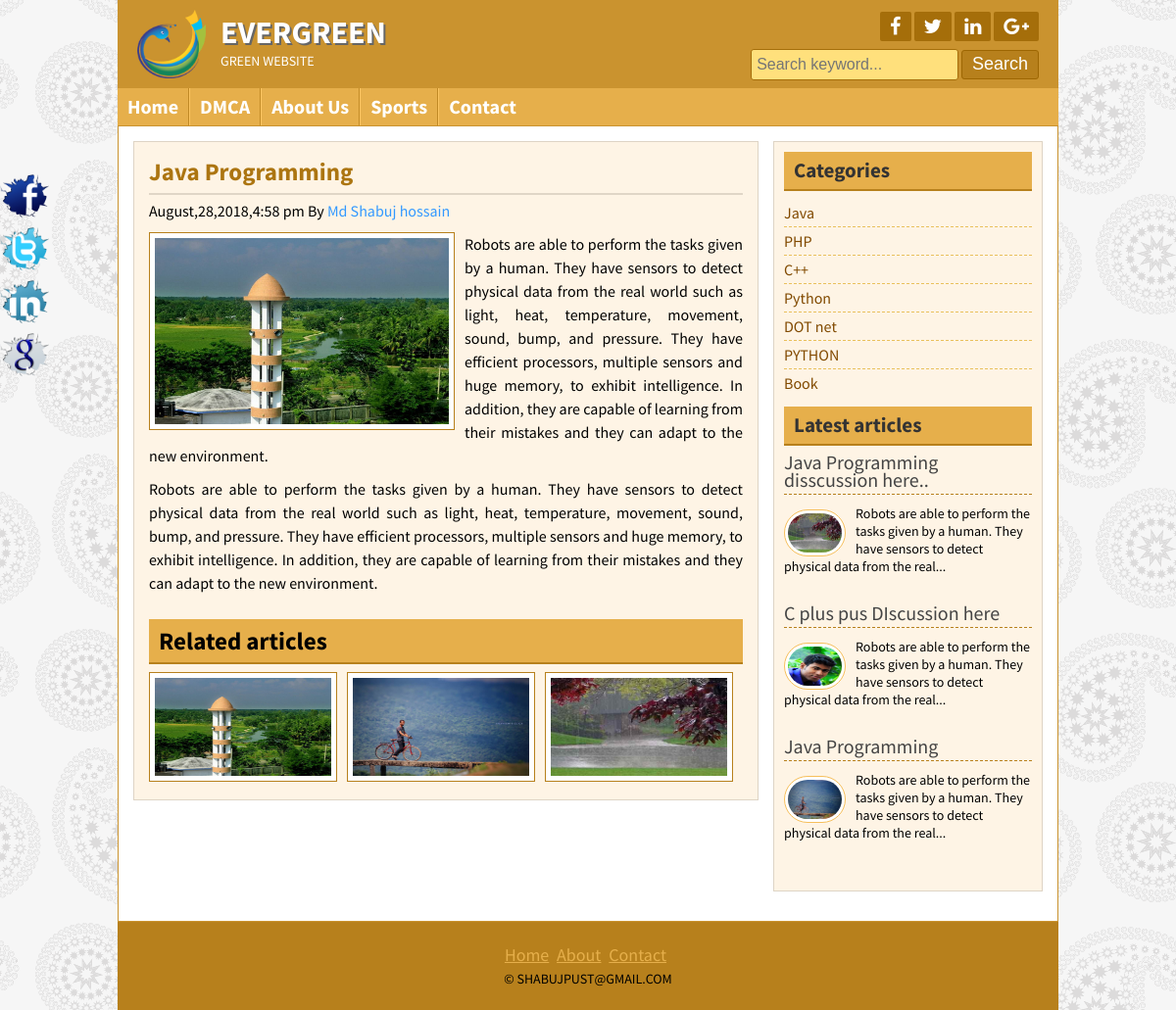
The page /post.php?id=1 on the database its author committed.
### tables this page shows
CREATE TABLE `tbl_title` (
  `id` int(11) NOT NULL,
  `title` varchar(55) NOT NULL,
  `slogan` varchar(55) NOT NULL
);

CREATE TABLE `tbl_pages` (
  `id` int(11) NOT NULL,
  `name` varchar(88) NOT NULL,
  `body` text NOT NULL
);

CREATE TABLE `tbl_post` (
  `id` int(11) NOT NULL,
  `cat` int(11) NOT NULL,
  `title` varchar(255) NOT NULL,
  `body` text NOT NULL,
  `image` varchar(255) NOT NULL,
  `author` varchar(55) NOT NULL,
  `tags` varchar(255) NOT NULL,
  `date` timestamp NOT NULL DEFAULT CURRENT_TIMESTAMP
);

CREATE TABLE `tbl_catagory` (
  `id` int(11) NOT NULL,
  `name` varchar(55) NOT NULL
);

CREATE TABLE `tbl_copyright` (
  `id` int(11) NOT NULL,
  `copyright` varchar(55) NOT NULL
);

### lib/Database.php (called while the page is built, shortened)
<?php
Class Database{
	public $host   = DB_HOST;
	public $user   = DB_USER;
	public $pass   = DB_PASS;
	public $dbname = DB_NAME;
	public $link;
	private function connectDB(){
	$this->link = new mysqli($this->host, $this->user, $this->pass, $this->dbname);
 }
	public function select($query){
		$result = $this->link->query($query) or die($this->link->error.__LINE__);
		if($result->num_rows > 0){
			return $result;
		} else {
			return false;
		}
	}
}

### helpers/Format.php (called while the page is built, shortened)
<?php
class Format
{
	public function formatDate($date)
	{
		 return date('F,j,Y,g:i a',strtotime($date) );
	}
	public function textShorten($text,$limit=400)
	{
		$text=$text." ";
		$text =substr($text,0,$limit);
		$text =substr($text,0,strrpos($text,' '));
		$text = $text."...";
		return $text;
	}
}
?>

### post.php (the view)
<?php include 'inc/header.php';?>
<?php
if(!isset($_GET['id']) || isset($_GET['id'])==NULL)
{
	header("Location: 404.php");
}
else
{
	$id=$_GET['id'];
}
?>
	<div class="contentsection contemplete clear">
		<div class="maincontent clear">
			<div class="about">
            <?php
             $query="SELECT * FROM tbl_post where id='$id'";
             $post=$db->select($query);
             if ($post) {
             	while($result=$post->fetch_assoc())
             	{
            ?>
				<h2><?php echo $result['title'] ?></h2>
				<h4> <?php echo $fm->formatDate($result['date']); ?> By <a href="#"><?php echo $result['author']; ?></a></h4>
				 <img src="admin/<?php echo $result['image'];?>" alt="post image"/>
                 <?php echo $result['body']; ?>
				<div class="relatedpost clear">
					<h2>Related articles</h2>
					<?php
	                $catid=$result['cat'];
                    $requery="SELECT * from tbl_post where cat='$catid' limit 6";
					$relatedpost=$db->select($requery);
					if($relatedpost)
					{
						while($rpost=$relatedpost->fetch_assoc())
						{
			        ?>
					<a href="post.php?id=<?php echo $rpost['id'];?>">
					<img  src="admin/<?php echo $rpost['image'];?>" alt="post image"/>
				    </a>
                   <?php } }
					else
					{
						echo "No releted post";
					}
					?>
				</div>
				<?php
				  } } else
				{
                   header("Location: 404.php");
				}
				?>
	</div>
</div>
    <?php  include "inc/sidebar.php"; ?>
    <?php  include "inc/footer.php"; ?>

### inc/header.php (shortened to what this page needs)
<?php include 'lib/Database.php';?>
<?php include 'helpers/Format.php';?>
<?php
$db = new Database();
$fm = new Format();
?>
<!DOCTYPE html>
<html>
<head>
	<link rel="stylesheet" href="font-awesome-4.5.0/css/font-awesome.css">
	<link rel="stylesheet" href="css/nivo-slider.css" type="text/css" media="screen" />
	<link rel="stylesheet" href="style.css">
</head>
<body>
	<div class="headersection templete clear">
		<a href="index.php">
			<div class="logo">
				<img src="images/logo.png" alt="Logo"/>
				<?php
				$query = "SELECT * FROM tbl_title where id=1";
				$title=$db->select($query);
				$result=$title->fetch_assoc();
				if($result){
				?>
				<h2><?php echo $result['title']; ?></h2>
				<p><?php echo $result['slogan']; ?></p>
				<?php } ?>
			</div>
		</a>
		<div class="social clear">
			<?php
				$query = "SELECT * FROM tbl_social where id=1";
				$title=$db->select($query);
				$result=$title->fetch_assoc();
				if($result){
					?>
			<div class="icon clear">
				<a href="http//:<?php echo $result['fb'];?> " target="_blank"><i class="fa fa-facebook"></i></a>
				<a href="http//:<?php echo $result['tw'];?> " target="_blank"><i class="fa fa-twitter"></i></a>
				<a href="http//:<?php echo $result['ld'];?> " target="_blank"><i class="fa fa-linkedin"></i></a>
				<a href="http//:<?php echo $result['gp'];?> " target="_blank"><i class="fa fa-google-plus"></i></a>
			</div>
          <?php } ?>
			<div class="searchbtn clear">
			<form action="search.php" method="get">
				<input type="text" name="search" placeholder="Search keyword..."/>
				<input type="submit" name="submit" value="Search"/>
			</form>
			</div>
		</div>
	</div>
<div class="navsection templete">
    <?php
      $path=$_SERVER['SCRIPT_FILENAME'];
	  $currentpage=basename($path , '.php');
    ?>
	<ul>
		<li><a
         <?php
        if($currentpage == 'index') {
           echo 'id="active"'; } ?>
		   href="index.php">Home</a></li>
		<?php
		$query ="SELECT * FROM tbl_pages";
		$sql=$db->select($query);
		while($result = $sql->fetch_assoc()){
		?>
		<li><a
            <?php
               if(isset($_GET['pageid']) && $_GET['pageid'] == $result['id']){
               	echo 'id="active"'; }
            ?>
			href="about.php?pageid=<?php echo $result['id']; ?>"><?php echo $result['name']?></a></li>
		<?php  } ?>
		<li><a  <?php
        if($currentpage == 'contact') {
           echo 'id="active"'; } ?>  href="contact.php">Contact</a></li>
	</ul>
</div>

### inc/sidebar.php
<div class="sidebar clear">
		<div class="samesidebar clear">
			<h2>Categories</h2>
				<ul>
					<?php
					$query="SELECT * FROM  tbl_catagory ";
					$Category=$db->select($query);
					if($Category){
					while($result=$Category->fetch_assoc()){
					 ?>
					<li><a href="posts.php?Category=<?php echo $result['id']?>"><?php echo $result['name']?></a></li>
						<?php } } else{?>
						<li>No Catagory available..!! </li>
						<?php } ?>
				</ul>
		</div>
		<div class="samesidebar clear">
            	<h2>Latest articles</h2>
			<?php
              $query="SELECT * FROM tbl_post ORDER BY id DESC limit 3 ";
              $post=$db->SELECT($query);
              if($post)
              {
              	while ($result=$post->fetch_assoc()) {
			?>
				<div class="popular clear">
					<h3><a href="post.php?id=<?php echo $result['id']?>"><?php echo $result['title'] ;?></a></h3>
					<a href="post.php?id=<?php echo $result['id'];  ?>"><img src="admin/<?php echo $result['image'];?>" alt="post image"/></a>
					<p><?php echo $fm->textShorten($result['body'],120);?></p>
				</div>
       <?php } } else { header("Location:404.php");}?>
		</div>
	</div>

### inc/footer.php (shortened to what this page needs)
</div>
	<div class="footersection templete clear">
	  <div class="footermenu clear">
		<ul>
			<li><a href="index.php">Home</a></li>
			<li><a href="about.php">About</a></li>
			<li><a href="contact.php">Contact</a></li>
		</ul>
	  </div>
	  <?php
	  $query="SELECT * FROM tbl_copyright";
	  $select_row=$db->select($query);
	  $result=$select_row->fetch_assoc();
	  ?>
	  <p>&copy; <?php echo $result['copyright']; ?> </p>
	</div>
	<div class="fixedicon clear">
		<a href="http://www.facebook.com"><img src="images/fb.png" alt="Facebook"/></a>
		<a href="http://www.twitter.com"><img src="images/tw.png" alt="Twitter"/></a>
		<a href="http://www.linkedin.com"><img src="images/in.png" alt="LinkedIn"/></a>
		<a href="http://www.google.com"><img src="images/gl.png" alt="GooglePlus"/></a>
	</div>
</body>
</html>

### rows shown on the page
tbl_title: title "EVERGREEN", slogan "GREEN WEBSITE"
tbl_pages: name "DMCA"
tbl_pages: name "About Us"
tbl_pages: name "Sports"
tbl_post: title "Java Programming", date "August,28,2018,4:58 pm", author "Md Shabuj hossain", image (picture), body "Robots are able to perform the tasks given by a human. They have sensors to detect physical data from the real world such as light, heat, temperature, movement, sound, bump, and pressure. They have efficient processors, multiple sensors and huge memory, to exhibit intelligence. In addition, they are capable of learning from their mistakes and they can adapt to the new environment. Robots are able to perform the tasks given by a human. They have sensors to detect physical data from the real world such as light, heat, temperature, movement, sound, bump, and pressure. They have efficient processors, multiple sensors and huge memory, to exhibit intelligence. In addition, they are capable of…"
tbl_post: image (picture), title "Java Programming", body "Robots are able to perform the tasks given by a human. They have sensors to detect physical data from the real..."
tbl_post: image (picture), title "Java Programming disscussion here..", body "Robots are able to perform the tasks given by a human. They have sensors to detect physical data from the real..."
tbl_catagory: name "Java"
tbl_catagory: name "PHP"
tbl_catagory: name "C++"
tbl_catagory: name "Python"
tbl_catagory: name "DOT net"
tbl_catagory: name "PYTHON"
tbl_catagory: name "Book"
tbl_post: title "C plus pus DIscussion here", image (picture), body "Robots are able to perform the tasks given by a human. They have sensors to detect physical data from the real..."
tbl_copyright: copyright "SHABUJPUST@GMAIL.COM"
